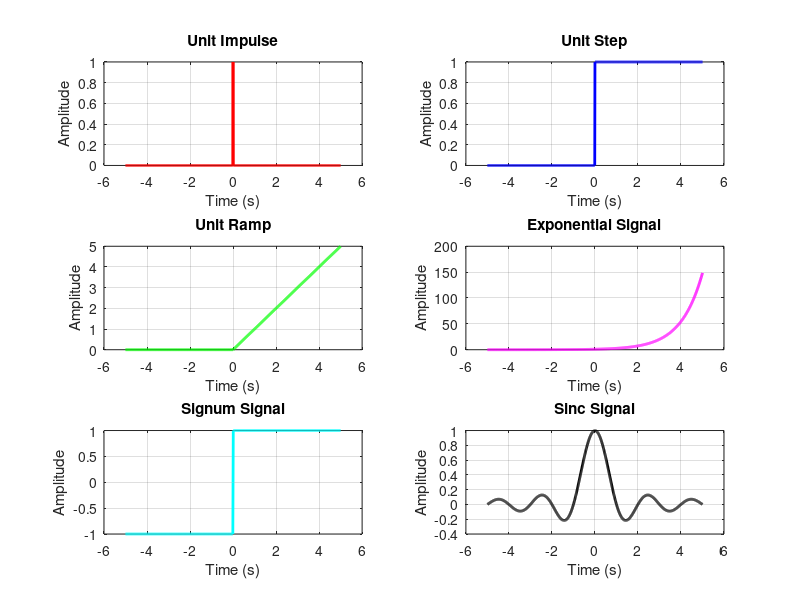

Here is the MATLAB script that generated this plot: (Note: this script raises an error after producing the figure.)
% Define the time vector for continuous signals
t = -5:0.01:5; % Time from -5 to 5 with a step of 0.01

% Unit Impulse
impulse = zeros(size(t)); % Initialize impulse signal
impulse(t == 0) = 1; % Set the impulse at t = 0
figure; % Create a new figure
subplot(3, 2, 1); % Create a subplot for the impulse signal
plot(t, impulse, 'r', 'LineWidth', 2); % Plot the impulse signal
title('Unit Impulse'); % Title for the plot
xlabel('Time (s)'); % X-axis label
ylabel('Amplitude'); % Y-axis label
grid on; % Enable grid

% Unit Step
step = t >= 0; % Create step signal (1 for t >= 0, 0 otherwise)
subplot(3, 2, 2); % Create a subplot for the step signal
plot(t, step, 'b', 'LineWidth', 2); % Plot the step signal
title('Unit Step'); % Title for the plot
xlabel('Time (s)'); % X-axis label
ylabel('Amplitude'); % Y-axis label
grid on; % Enable grid

% Unit Ramp
ramp = t .* (t >= 0); % Create ramp signal (t for t >= 0, 0 otherwise)
subplot(3, 2, 3); % Create a subplot for the ramp signal
plot(t, ramp, 'g', 'LineWidth', 2); % Plot the ramp signal
title('Unit Ramp'); % Title for the plot
xlabel('Time (s)'); % X-axis label
ylabel('Amplitude'); % Y-axis label
grid on; % Enable grid

% Exponential Signal
exponential = exp(t); % Create exponential signal e^t
subplot(3, 2, 4); % Create a subplot for the exponential signal
plot(t, exponential, 'm', 'LineWidth', 2); % Plot the exponential signal
title('Exponential Signal'); % Title for the plot
xlabel('Time (s)'); % X-axis label
ylabel('Amplitude'); % Y-axis label
grid on; % Enable grid

% Signum Signal
signum = sign(t); % Create signum signal (-1 for t < 0, 0 for t = 0, 1 for t > 0)
subplot(3, 2, 5); % Create a subplot for the signum signal
plot(t, signum, 'c', 'LineWidth', 2); % Plot the signum signal
title('Signum Signal'); % Title for the plot
xlabel('Time (s)'); % X-axis label
ylabel('Amplitude'); % Y-axis label
grid on; % Enable grid

% Sinc Signal
sinc_signal = sinc(t); % Create sinc signal (normalized sinc function)
subplot(3, 2, 6); % Create a subplot for the sinc signal
plot(t, sinc_signal, 'k', 'LineWidth', 2); % Plot the sinc signal
title('Sinc Signal'); % Title for the plot
xlabel('Time (s)'); % X-axis label
ylabel('Amplitude'); % Y-axis label
grid on; % Enable grid

% Adjust layout
sgtitle('Continuous Time Signals'); % Overall title for the figure
% Display the figure
figure;
% Create a new figure for additional analysis or signals
figure;
% Create a new signal for analysis, e.g., a cosine wave
cosineWave = cos(t); % Create cosine signal
subplot(3, 2, 1); % Create a subplot for the cosine wave
plot(t, cosineWave, 'b', 'LineWidth', 2); % Plot the cosine wave
title('Cosine Wave'); % Title for the plot
xlabel('Time (s)'); % X-axis label
ylabel('Amplitude'); % Y-axis label
grid on; % Enable grid
% Create a subplot for the sine wave
sineWave = sin(t); % Create sine signal
subplot(3, 2, 2); % Create a subplot for the sine wave
plot(t, sineWave, 'r', 'LineWidth', 2); % Plot the sine wave
title('Sine Wave'); % Title for the plot
xlabel('Time (s)'); % X-axis label
ylabel('Amplitude'); % Y-axis label
grid on; % Enable grid
% Create a subplot for the tangent wave
tangentWave = tan(t); % Create tangent signal
subplot(3, 2, 3); % Create a subplot for the tangent wave
plot(t, tangentWave, 'm', 'LineWidth', 2); % Plot the tangent wave
title('Tangent Wave'); % Title for the plot
xlabel('Time (s)'); % X-axis label
ylabel('Amplitude'); % Y-axis label
grid on; % Enable grid
% Create a subplot for the cotangent wave
cotangentWave = cot(t); % Create cotangent signal
subplot(3, 2, 4); % Create a subplot for the cotangent wave
plot(t, cotangentWave, 'g', 'LineWidth', 2); % Plot the cotangent wave
title('Cotangent Wave'); % Title for the plot
xlabel('Time (s)'); % X-axis label
ylabel('Amplitude'); % Y-axis label
grid on; % Enable grid
% Create a subplot for the secant wave
secantWave = sec(t); % Create secant signal
subplot(3, 2, 5); % Create a subplot for the secant wave
plot(t, secantWave, 'k', 'LineWidth', 2); % Plot the secant wave
title('Secant Wave'); % Title for the plot
xlabel('Time (s)'); % X-axis label
ylabel('Amplitude'); % Y-axis label
grid on; % Enable grid
% Create a subplot for the cosecant wave
cosecantWave = csc(t); % Create cosecant signal
subplot(3, 2, 6); % Create a subplot for the cosecant wave
plot(t, cosecantWave, 'y', 'LineWidth', 2); % Plot the cosecant wave
title('Cosecant Wave'); % Title for the plot
xlabel('Time (s)'); % X-axis label
ylabel('Amplitude'); % Y-axis label
grid on; % Enable grid
% Adjust layout for the new figure
sgtitle('Trigonometric Signals'); % Overall title for the figure
% Create a subplot for the tangent wave
tangentWave = tan(t); % Create tangent signal
subplot(3, 2, 3); % Create a subplot for the tangent wave
plot(t, tangentWave, 'm', 'LineWidth', 2); % Plot the tangent wave
title('Tangent Wave'); % Title for the plot
xlabel('Time (s)'); % X-axis label
ylabel('Amplitude'); % Y-axis label
grid on; % Enable grid
% Create a subplot for the cosecant wave
subplot(3, 2, 6); % Create a subplot for the cosecant wave
plot(t, cosecantWave, 'y', 'LineWidth', 2); % Plot the cosecant wave
title('Cosecant Wave'); % Title for the plot
xlabel('Time (s)'); % X-axis label
ylabel('Amplitude'); % Y-axis label
grid on; % Enable grid
% Create a subplot for the secant wave
subplot(3, 2, 5); % Create a subplot for the secant wave
plot(t, secantWave, 'k', 'LineWidth', 2); % Plot the secant wave
title('Secant Wave'); % Title for the plot
xlabel('Time (s)'); % X-axis label
ylabel('Amplitude'); % Y-axis label
grid on; % Enable grid
% Create a subplot for the cosecant wave
subplot(3, 2, 6); % Create a subplot for the cosecant wave
plot(t, cosecantWave, 'y', 'LineWidth', 2); % Plot the cosecant wave
title('Cosecant Wave'); % Title for the plot
xlabel('Time (s)'); % X-axis label
ylabel('Amplitude'); % Y-axis label
grid on; % Enable grid
% Create a new figure for additional analysis or signals
figure;
% Create a new signal for analysis, e.g., a square wave
squareWave = square(t); % Create square signal
subplot(3, 2, 1); % Create a subplot for the square wave
plot(t, squareWave, 'c', 'LineWidth', 2); % Plot the square wave
title('Square Wave'); % Title for the plot
xlabel('Time (s)'); % X-axis label
ylabel('Amplitude'); % Y-axis label
grid on; % Enable grid
% Create a subplot for the triangular wave
triangularWave = sawtooth(t, 0.5); % Create triangular signal
subplot(3, 2, 2); % Create a subplot for the triangular wave
plot(t, triangularWave, 'm', 'LineWidth', 2); % Plot the triangular wave
title('Triangular Wave'); % Title for the plot
xlabel('Time (s)'); % X-axis label
ylabel('Amplitude'); % Y-axis label
grid on; % Enable grid
% Create a subplot for the sawtooth wave
subplot(3, 2, 3); % Create a subplot for the sawtooth wave
plot(t, triangularWave, 'b', 'LineWidth', 2); % Plot the triangular wave
title('Triangular Wave'); % Title for the plot
xlabel('Time (s)'); % X-axis label
ylabel('Amplitude'); % Y-axis label
grid on; % Enable grid
% Create a subplot for the sawtooth wave
subplot(3, 2, 4); % Create a subplot for the sawtooth wave
plot(t, sawtooth(t), 'r', 'LineWidth', 2); % Plot the sawtooth wave
title('Sawtooth Wave'); % Title for the plot
xlabel('Time (s)'); % X-axis label
ylabel('Amplitude'); % Y-axis label
grid on; % Enable grid
% Create a subplot for the sine wave
sineWave = sin(t); % Create sine signal
subplot(3, 2, 5); % Create a subplot for the sine wave
plot(t, sineWave, 'b', 'LineWidth', 2); % Plot the sine wave
title('Sine Wave'); % Title for the plot
xlabel('Time (s)'); % X-axis label
ylabel('Amplitude'); % Y-axis label
grid on; % Enable grid
% Create a subplot for the cosine wave
cosineWave = cos(t); % Create cosine signal
subplot(3, 2, 6); % Create a subplot for the cosine wave
plot(t, cosineWave, 'g', 'LineWidth', 2); % Plot the cosine wave
title('Cosine Wave'); % Title for the plot
xlabel('Time (s)'); % X-axis label
ylabel('Amplitude'); % Y-axis label
grid on; % Enable grid
% Create a subplot for the tangent wave
subplot(3, 2, 4); % Create a subplot for the tangent wave
plot(t, tangentWave, 'm', 'LineWidth', 2); % Plot the tangent wave
title('Tangent Wave'); % Title for the plot
xlabel('Time (s)'); % X-axis label
ylabel('Amplitude'); % Y-axis label
grid on; % Enable grid
% Create a subplot for the secant wave
subplot(3, 2, 6); % Create a subplot for the secant wave
plot(t, secantWave, 'k', 'LineWidth', 2); % Plot the secant wave
title('Secant Wave'); % Title for the plot
xlabel('Time (s)'); % X-axis label
ylabel('Amplitude'); % Y-axis label
grid on; % Enable grid
